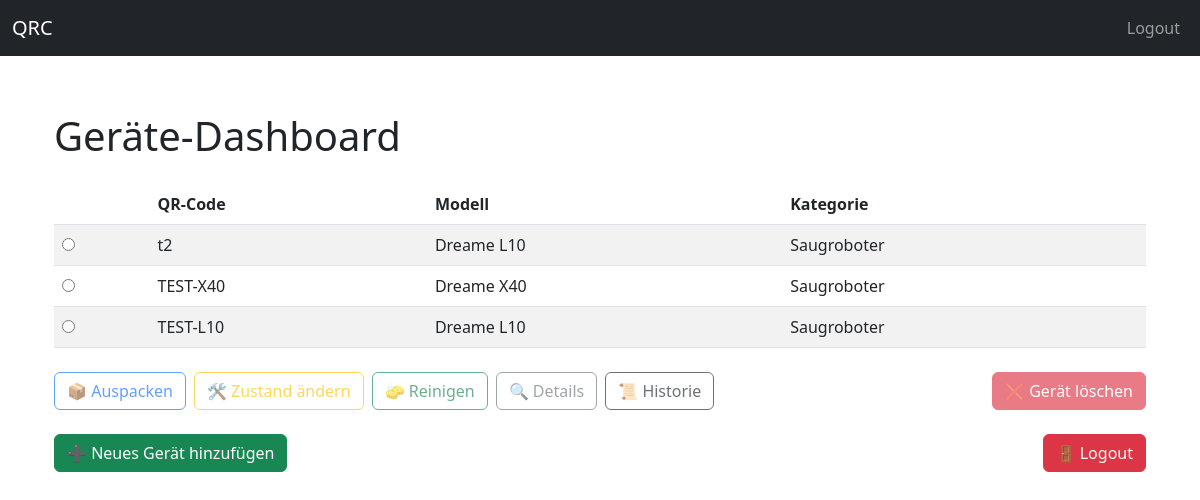
Before: /benutzer/dashboard (signed in) with the older database file.
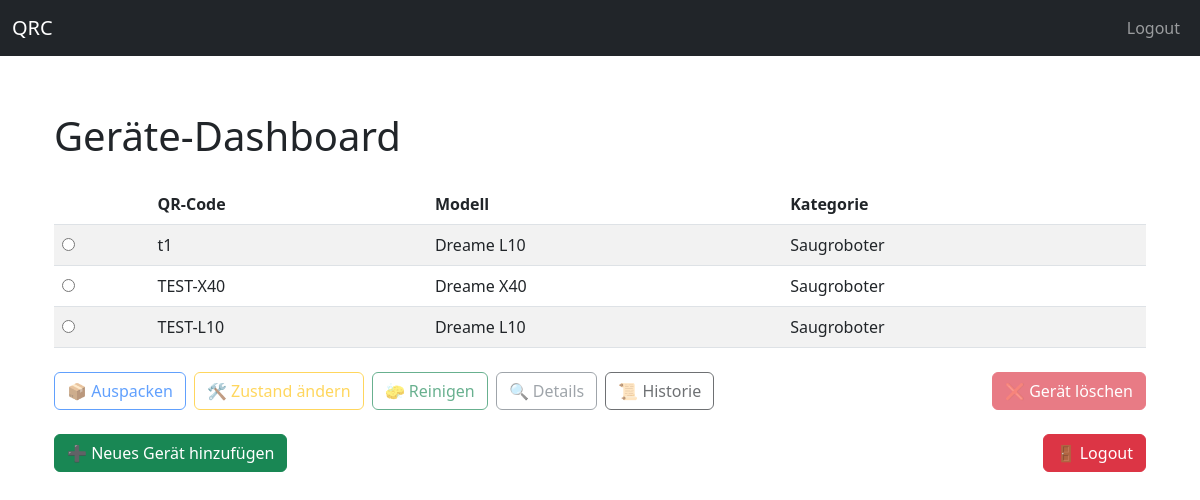
After: the same page with the newer database file.
### models/geraet_db.py (models this page shows)
class Geraet(db.Model):
    __tablename__ = "geraete"
    id = db.Column(db.Integer, primary_key=True)
    qrcode = db.Column(db.String, unique=True, nullable=False)
    modell_id = db.Column(db.Integer, db.ForeignKey("modell.id"), nullable=False)
    zustand_id = db.Column(db.Integer, db.ForeignKey("zustaende.id"), nullable=False)
    benutzer_id = db.Column(db.Integer, db.ForeignKey("benutzer.id"), nullable=False)
    modell = db.relationship("Modell", back_populates="geraete")
    zustand = db.relationship("Zustand")
    benutzer = db.relationship("Benutzer", backref="geraete")
    historie = db.relationship("Historie", backref="geraet", lazy=True)
    module = db.relationship("Modul", back_populates="geraet", cascade="all, delete-orphan")
    teile = db.relationship("Teil", back_populates="geraet")

### models/modell_db.py (models this page shows, shortened)
class Modell(db.Model):
    __tablename__ = "modell"
    id = db.Column(db.Integer, primary_key=True, index=True)
    name = db.Column(db.String(100), unique=True, nullable=False, index=True)
    kategorie_id = db.Column(db.Integer, db.ForeignKey("kategorie.id"), nullable=False)
    kategorie = db.relationship("Kategorie", back_populates="modelle")
    geraete = db.relationship("Geraet", back_populates="modell")
    module = db.relationship(Modul, back_populates="modell", cascade="all, delete-orphan")

### models/kategorie_db.py (models this page shows, shortened)
class Kategorie(db.Model):
    __tablename__ = "kategorie"
    id = db.Column(db.Integer, primary_key=True)
    name = db.Column(db.String(100), nullable=False, unique=True)
    modelle = db.relationship("Modell", back_populates="kategorie", lazy=True)

### app/routes/benutzer_routes.py (the view)
@benutzer_bp.route("/benutzer/dashboard")
@login_required
def dashboard():
    geraete = (
        GeraetDB.query
        .filter_by(benutzer_id=current_user.id)
        .order_by(GeraetDB.id.desc())  # sortiert nach zuletzt erstelltem Gerät
        .all()
    )
    return render_template("dashboard.html", geraete=geraete)

### app/app.py (called while the page is built)
@login_manager.user_loader
def load_user(user_id):
    return Benutzer.query.get(int(user_id))

### models/benutzer_db.py (called while the page is built)
    @property
    def ist_admin(self):
        return self.rolle == "admin"

### app/templates/dashboard.html (shortened to what this page needs)
{% extends "base.html" %}
{% block content %}
<div class="container mt-5">
  <h1 class="mb-4">Geräte-Dashboard</h1>
  {% if geraete %}
  <div id="geraeteForm">
    <table class="table table-striped align-middle">
      <thead>
        <tr>
          <th></th>
          <th>QR-Code</th>
          <th>Modell</th>
          <th>Kategorie</th>
        </tr>
      </thead>
      <tbody>
        {% for geraet in geraete %}
        <tr>
          <td>
            <input type="radio" name="geraet_id" value="{{ geraet.id }}" data-qrcode="{{ geraet.qrcode }}">
          </td>
          <td>{{ geraet.qrcode }}</td>
          <td>{{ geraet.modell.name }}</td>
          <td>{{ geraet.modell.kategorie.name }}</td>
        </tr>
        {% endfor %}
      </tbody>
    </table>
    <div class="d-flex gap-2 mt-4 flex-wrap justify-content-between">
      <div class="d-flex gap-2 flex-wrap">
        <a id="btn-auspacken" href="#" class="btn btn-outline-primary disabled">📦 Auspacken</a>
        <a id="btn-zustand" href="#" class="btn btn-outline-warning disabled">🛠 Zustand ändern</a>
        <a id="btn-reinigen" href="#" class="btn btn-outline-success disabled">🧽 Reinigen</a>
        <a id="btn-details" href="#" class="btn btn-outline-secondary disabled">🔍 Details</a>
        <a id="btn-historie" href="#" class="btn btn-outline-dark disabled">📜 Historie</a>
      </div>
      {% if current_user.ist_admin %}
      <form id="loeschenForm" method="POST" action="#" class="d-inline">
        <button id="btn-loeschen" type="submit" class="btn btn-danger disabled" onclick="return confirm('Gerät wirklich löschen?');">❌ Gerät löschen</button>
      </form>
      {% endif %}
    </div>
  </div>
  {% else %}
    <div class="alert alert-info">
      Noch keine Geräte vorhanden.
    </div>
  {% endif %}
  <div class="mt-4">
    <a href="{{ url_for('geraete.geraet_neu') }}" class="btn btn-success">➕ Neues Gerät hinzufügen</a>
    <a href="{{ url_for('login.logout') }}" class="btn btn-danger float-end">🚪 Logout</a>
  </div>
</div>
{% endblock %}

### app/templates/base.html (shortened to what this page needs)
<!doctype html>
<html lang="de">
  <head>
    <link href="https://cdn.jsdelivr.net/npm/bootstrap@5.3.0/dist/css/bootstrap.min.css" rel="stylesheet">
  </head>
  <body>
    <nav class="navbar navbar-expand-lg navbar-dark bg-dark fixed-top">
      <div class="container-fluid">
        <a class="navbar-brand" href="#">QRC</a>
        <div class="collapse navbar-collapse">
          <ul class="navbar-nav ms-auto">
            <li class="nav-item">
              <a class="nav-link" href="{{ url_for('login.logout') }}">Logout</a>
            </li>
          </ul>
        </div>
      </div>
    </nav>
    <main class="container mt-5">
      {% block content %}
      {% endblock %}
    </main>
  </body>
</html>

### app/templates/base.html (style rules this page uses)
body { padding-top: 4rem; }

Changed rows visible on the page:
changed Geraet (number 1 of 3 on the later page): qrcode "t2" → "t1"
